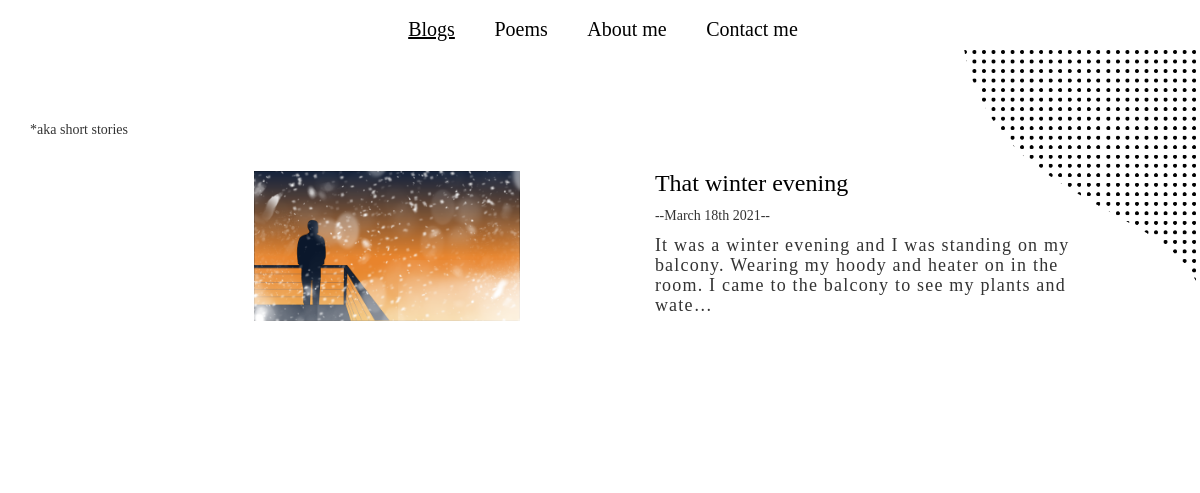
The app's page /blogs/ with its own data.
### blogs/models.py (models this page shows, shortened)
class Blog(models.Model):
    title = models.CharField(max_length=50)
    description = models.TextField()
    image = models.ImageField(upload_to='blogs/images/')
    date = models.DateField()

### blogs/views.py (the view)
# urls.py: path("", views.show_blogs, name="blogs"),
def show_blogs(request):
    blogs = Blog.objects.all()
    return render(request, 'blogs/index.html', {'blogs':blogs})

### blogs/templates/blogs/index.html (shortened to what this page needs)
{% load static %}
<!DOCTYPE html>
<html lang="en">
<head>
    <link rel="stylesheet" href="https://maxcdn.bootstrapcdn.com/bootstrap/3.3.7/css/bootstrap.min.css">
    <link rel="stylesheet" href="{% static 'css\blogs.css' %}">
</head>
<body>
    <nav class="nav text-center">
        <a class="navele" href="{% url 'blogs' %}"><u>Blogs</u></a>
        <a class="navele" href="{% url 'poems' %}">Poems</a>
        <a class="navele" href="{% url 'about' %}">About me</a>
        <a class="navele" href="{% url 'contact' %}">Contact me</a>
    </nav>
    <img class="img" src="{% static 'images\topright.png' %}">
    <div class="container">
        <p class="aka"> *aka short stories </p>
        {% for blog in blogs %}
        <div class="coverr">
            <div class="left">
                <a href="{% url 'detail' blog.id %}"><img src="{{ blog.image.url }}" class="blog-img center"></a>
            </div>
            <div class="right">
                <a class="title" href="{% url 'detail' blog.id %}"> <h3> {{ blog.title }} </h3> </a>
                <p>--{{ blog.date|date:'F jS Y'}}--</p>
                <h5 class="description">{{ blog.description|truncatechars:150 }}</h5><br>
            </div>
        </div>
        {% endfor %}
    </div>
</body>
</html>

### blogs/static/css/blogs.css (style rules this page uses)
a { font-size: 20px; }
.coverr { display: flex; z-index: -3; margin-bottom: 120px; margin-left: 15%; display: grid; grid-template-columns: repeat(auto-fill, minmax(300px, 1fr)); justify-items: center; }
.nav { padding-top: 15px; padding-bottom: 15px; height: 50px; font-family: BodoniXT; }
.navele { color: black; padding: 15px; margin-left: 6px; }
.aka { z-index: -2; margin-top: 70px; }
.title { color: black; font-family: Century; }
.description { font-size: 18px; width: 180%; letter-spacing: 1.2px; font-family: Century; }
p { font-family: Century; }
.img { height: 270px; float: right; }
.blog-img { margin-top: 8%; height: 150px; }
.right { margin-left: 22%; }
@media (max-width: 1800px) { .description { width: 150%; } }

### records on screen
Blog: image (picture), title "That winter evening", date "March 18th 2021", description "It was a winter evening and I was standing on my balcony. Wearing my hoody and heater on in the room. I came to the balcony to see my plants and wate…"
